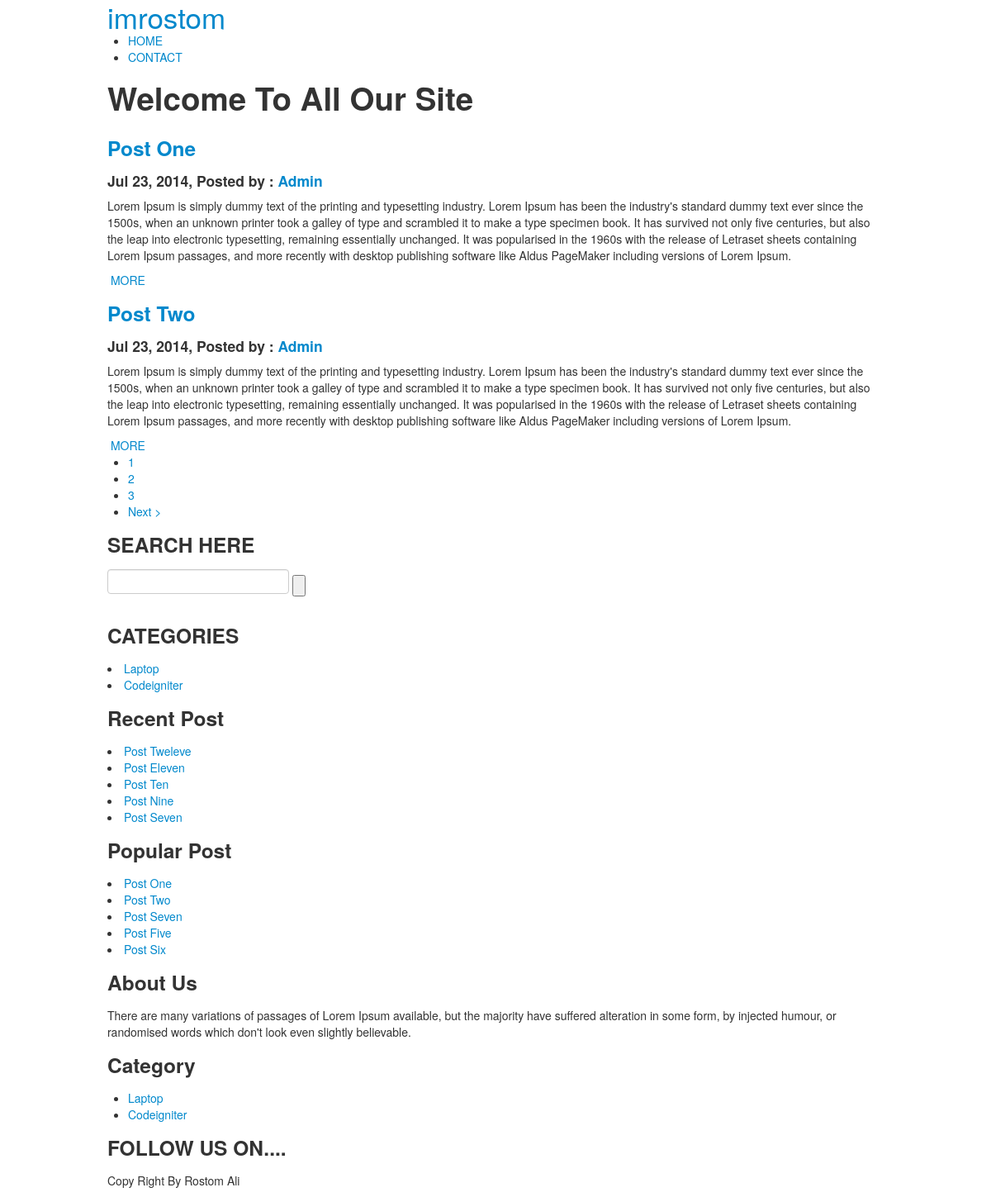
Screenshot of /index.php/site/home with the database file from the repository.
### tables this page shows
CREATE TABLE `tbl_post` (
  `post_id` int(11) NOT NULL,
  `post_title` varchar(255) NOT NULL,
  `post_description` text NOT NULL,
  `post_image` varchar(255) NOT NULL,
  `post_category` int(11) NOT NULL,
  `author_id` int(11) NOT NULL,
  `post_view` varchar(25) NOT NULL DEFAULT '0',
  `publication_status` tinyint(4) NOT NULL
);

CREATE TABLE `tbl_category` (
  `category_id` int(11) NOT NULL,
  `category_name` varchar(100) NOT NULL,
  `category_description` text NOT NULL,
  `publication_status` tinyint(4) NOT NULL COMMENT 'Published=1;Unpublished=0'
);

### index.php (called while the page is built, shortened)
<?php
require_once BASEPATH.'core/CodeIgniter.php';

### application/models/Site_Model.php (called while the page is built, shortened)
<?php
class Site_model extends CI_Model{
    public function get_all_category_info(){
        $this->db->select('*');
        $this->db->from('tbl_category');
        $this->db->where('publication_status',1);
        $info = $this->db->get();
        return $info->result();
    }
    public function get_all_post_info($limit,$offset){
        $this->db->select('*');
        $this->db->from('tbl_post');
        $this->db->join('tbl_category','tbl_category.category_id=tbl_post.post_category');
        $this->db->join('tbl_admin','tbl_admin.admin_id=tbl_post.author_id');
        $this->db->where('tbl_post.publication_status',1);
        $this->db->limit($limit,$offset);
        $info = $this->db->get();
        return $info->result();
    }
    public function get_all_recent_post_info(){
        $this->db->select('*');
        $this->db->from('tbl_post');
        $this->db->where('publication_status',1);
        $this->db->order_by('post_id', 'DESC');
        $this->db->limit(5);
        $info = $this->db->get();
        return $info->result();
    }
    public function get_all_popular_post_info(){
        $this->db->select('*');
        $this->db->from('tbl_post');
        $this->db->where('publication_status',1);
        $this->db->order_by('post_view','DESC');
        $this->db->limit(5);
        $info = $this->db->get();
        return $info->result();
    }
}

### application/views/Site/pages/home.php (the view, shortened to what this page needs)
<div class="content">
    <div class="container">
        <div class="content-grids">
            <div class="col-md-8 content-main">
               <?php
               if($get_all_post_info){
               foreach($get_all_post_info as $single_post_info){?>
                <div class="content-grid-sec">
                    <div class="content-sec-info">
                        <h3><a href="<?php echo base_url()?>Site/single/<?php echo $single_post_info->post_id?>"><?php echo $single_post_info->post_title?></a></h3>
                        <h4>Jul 23, 2014, Posted by : <a href="#"><?php echo $single_post_info->admin_name?></a></h4>
                        <p><?php echo $single_post_info->post_description?></p>
                        <a class="bttn" href="<?php echo base_url()?>Site/single/<?php echo $single_post_info->post_id?>">MORE</a>
                    </div>
                </div>
               <?php
               }
               }
               else{
                   ?>
                <h2>Post Not Found ..Your Our Search Box</h2>
                <?php
               }
               ?>
                <?php if(!empty($this->pagination->create_links())){?>
                <div class="pages">
                    <?php echo $this->pagination->create_links();?>
                </div>
                <?php }?>
            </div>
            <?php echo $sidebar;?>
        </div>
    </div>
</div>

### application/views/Site/inc/sidebar.php
<div class="col-md-4 content-main-right">
    <div class="search">
        <h3>SEARCH HERE</h3>
        <form action="<?php echo base_url(); ?>Site/search" method="post">
            <input name="search" type="text">
            <input type="submit" value="">
        </form>
    </div>
    <div class="categories">
        <h3>CATEGORIES</h3>
        <?php foreach ($get_all_category_info as $single_category) { ?>
            <li><a href="<?php echo base_url() ?>Site/all_category_post_by_id/<?php echo $single_category->category_id ?>"><?php echo $single_category->category_name ?></a></li>
        <?php } ?>
    </div>
    <div class="archives">
        <h3>Recent Post</h3>
        <?php foreach ($get_all_recent_post_info as $rpost) { ?>
            <li><a href="<?php echo base_url() ?>Site/single/<?php echo $rpost->post_id ?>"><?php echo $rpost->post_title; ?></a></li>
        <?php } ?>
    </div>
    <div class="archives">
        <h3>Popular Post</h3>
        <?php foreach ($get_all_popular_post_info as $popu_post) { ?>
            <li><a href="<?php echo base_url() ?>Site/single/<?php echo $popu_post->post_id ?>"><?php echo $popu_post->post_title; ?></a></li>
        <?php } ?>
    </div>
</div>

### application/views/Site/inc/footer.php (shortened to what this page needs)
<div class="fotter">
    <div class="container">
        <div class="col-md-4 fotter-info">
            <h3><?php get_option('wid_ab_title'); ?></h3>
            <p><?php get_option('wid_ab_desc'); ?></p>
        </div>
        <div class="col-md-4 fotter-list">
            <h3>Category</h3>
            <ul>
                <?php
                $all_category = $this->Site_Model->get_all_category_info();
                foreach ($all_category as $single_cat) {
                    ?>
                    <li><a href="<?php echo base_url() ?>Site/all_category_post_by_id/<?php echo $single_cat->category_id ?>"><?php echo $single_cat->category_name ?></a></li>
                <?php } ?>
            </ul>
        </div>
        <div class="col-md-4 fotter-media">
            <h3>FOLLOW US ON....</h3>
        </div>
    </div>
</div>
<div class="copywrite">
    <div class="container">
        <p><?php get_option('copyright'); ?></p>
    </div>
</div>
</body>
</html>

### rows the page displays
tbl_post: post_title "Post One", author.admin_name "Admin", post_description "Lorem Ipsum is simply dummy text of the printing and typesetting industry. Lorem Ipsum has been the industry's standard dummy text ever since the 1500s, when an unknown printer took a galley of type and scrambled it to make a type specimen book. It has survived not only five centuries, but also the leap into electronic typesetting, remaining essentially unchanged. It was popularised in the 1960s with the release of Letraset sheets containing Lorem Ipsum passages, and more recently with desktop publishing software like Aldus PageMaker including versions of Lorem Ipsum."
tbl_post: post_title "Post Two", author.admin_name "Admin", post_description "Lorem Ipsum is simply dummy text of the printing and typesetting industry. Lorem Ipsum has been the industry's standard dummy text ever since the 1500s, when an unknown printer took a galley of type and scrambled it to make a type specimen book. It has survived not only five centuries, but also the leap into electronic typesetting, remaining essentially unchanged. It was popularised in the 1960s with the release of Letraset sheets containing Lorem Ipsum passages, and more recently with desktop publishing software like Aldus PageMaker including versions of Lorem Ipsum."
tbl_category: category_name "Laptop"
tbl_category: category_name "Codeigniter"
tbl_post: post_title "Post Tweleve"
tbl_post: post_title "Post Eleven"
tbl_post: post_title "Post Ten"
tbl_post: post_title "Post Nine"
tbl_post: post_title "Post Seven"
tbl_post: post_title "Post Five"
tbl_post: post_title "Post Six"

### other values shown
$this->pagination->create_links() "1 2 3 Next >"
